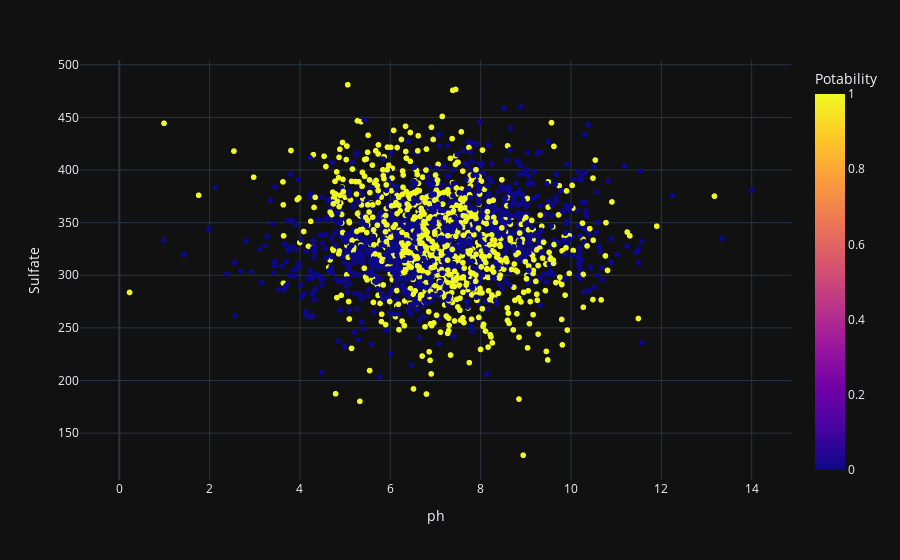

The notebook cell this image was saved under:
### Code cell
fig = px.scatter(df,x="ph",y="Sulfate",color="Potability",template="plotly_dark")
fig.show()

### Figure 1 — Plotly figure (JSON) as saved in the notebook; plotly's stock layout.template omitted (floating-point values rounded to 4 significant figures; data arrays with more than 128 entries replaced by an {"elided": "..."} marker saying what was removed)
{"data": [{"hovertemplate": "ph=%{x}<br>Sulfate=%{y}<br>Potability=%{marker.color}<extra></extra>", "legendgroup": "", "marker": {"color": {"elided": "3276 int values"}, "coloraxis": "coloraxis", "symbol": "circle"}, "mode": "markers", "name": "", "showlegend": false, "type": "scattergl", "x": {"elided": "3276 float values"}, "xaxis": "x", "y": {"elided": "3276 float values"}, "yaxis": "y"}], "layout": {"coloraxis": {"colorbar": {"title": {"text": "Potability"}}, "colorscale": [[0, "#0d0887"], [0.1111, "#46039f"], [0.2222, "#7201a8"], [0.3333, "#9c179e"], [0.4444, "#bd3786"], [0.5556, "#d8576b"], [0.6667, "#ed7953"], [0.7778, "#fb9f3a"], [0.8889, "#fdca26"], [1, "#f0f921"]]}, "legend": {"tracegroupgap": 0}, "margin": {"t": 60}, "xaxis": {"anchor": "y", "domain": [0, 1], "title": {"text": "ph"}}, "yaxis": {"anchor": "x", "domain": [0, 1], "title": {"text": "Sulfate"}}}}
